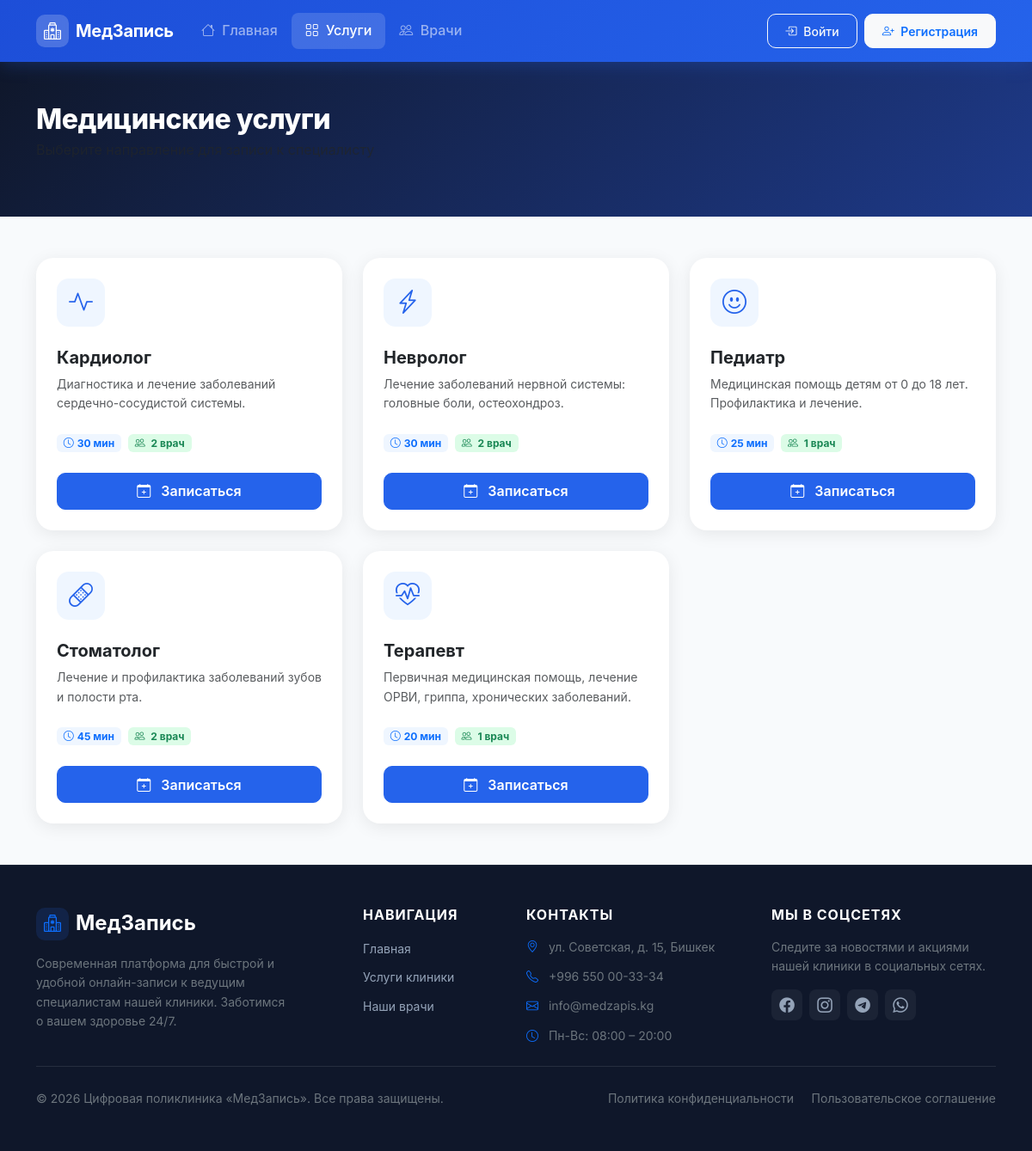
Page /services/ on the committed database.
### queue_app/models.py (models this page shows, shortened)
class Service(models.Model):
    name = models.CharField(max_length=100, verbose_name='Название услуги')
    description = models.TextField(blank=True, verbose_name='Описание')
    icon = models.CharField(
        max_length=50,
        default='bi-heart-pulse',
        verbose_name='Bootstrap иконка',
        help_text='Например: bi-heart-pulse, bi-bandaid, bi-clipboard2-pulse'
    )
    duration_minutes = models.PositiveIntegerField(
        default=30,
        verbose_name='Длительность приёма (мин)'
    )
    is_active = models.BooleanField(default=True, verbose_name='Активна')
    created_at = models.DateTimeField(auto_now_add=True)
    class Meta:
        verbose_name = 'Услуга'
        verbose_name_plural = 'Услуги'
        ordering = ['name']

### queue_app/views.py (the view)
# urls.py: path('services/', views.services_view, name='services'),
def services_view(request):
    services = Service.objects.filter(is_active=True).prefetch_related('specialists')
    return render(request, 'queue_app/services.html', {'services': services})

### templates/queue_app/services.html (shortened to what this page needs)
{% extends 'base.html' %}
{% block content %}
<div class="page-header py-5">
    <div class="container">
        <h1 class="page-title">Медицинские услуги</h1>
        <p class="text-muted">Выберите направление для записи к специалисту</p>
    </div>
</div>
<div class="container py-5">
    <div class="row g-4">
        {% for service in services %}
        <div class="col-md-6 col-lg-4">
            <div class="service-card card border-0 h-100 hover-lift">
                <div class="card-body p-4">
                    <div class="service-icon-wrap mb-4">
                        <i class="bi {{ service.icon }}"></i>
                    </div>
                    <h2 class="h5 fw-bold mb-2">{{ service.name }}</h2>
                    <p class="text-muted small mb-4">
                        {{ service.description|default:"Консультация специалиста."|truncatechars:150 }}
                    </p>
                    <div class="d-flex flex-wrap gap-2 mb-4">
                        <span class="badge bg-primary-soft text-primary">
                            <i class="bi bi-clock me-1"></i>{{ service.duration_minutes }} мин
                        </span>
                        <span class="badge bg-success-soft text-success">
                            <i class="bi bi-people me-1"></i>
                            {{ service.specialists.count }}
                            врач{{ service.specialists.count|pluralize:",,а,ей" }}
                        </span>
                    </div>
                    <a href="{% url 'specialists_by_service' service.id %}" class="btn btn-primary w-100 fw-semibold">
                        <i class="bi bi-calendar-plus me-2"></i>
                        Записаться
                    </a>
                </div>
            </div>
        </div>
        {% endfor %}
    </div>
</div>
{% endblock %}

### static/css/style.css (style rules this page uses)
:root { --primary: #2563EB; --primary-dark: #1D4ED8; --primary-light: #EFF6FF; --success: #10B981; --warning: #F59E0B; --danger: #EF4444; --dark: #0F172A; --body-bg: #F8FAFC; --card-bg: #FFFFFF; --text-muted: #64748B; --border: #E2E8F0; --radius: 12px; --radius-lg: 20px; --shadow: 0 4px 20px rgba(0,0,0,0.08); --shadow-md: 0 8px 32px rgba(37,99,235,0.12); --font: 'Inter', -apple-system, BlinkMacSystemFont, sans-serif; }
*, *::before, *::after { box-sizing: border-box; }
html { scroll-behavior: smooth; }
body { font-family: var(--font); background-color: var(--body-bg); color: var(--dark); line-height: 1.6; min-height: 100vh; display: flex; flex-direction: column; }
.service-card { border-radius: var(--radius-lg) !important; box-shadow: var(--shadow); transition: transform 0.25s, box-shadow 0.25s; background: white; }
.service-icon-wrap { width: 56px; height: 56px; background: var(--primary-light); color: var(--primary); border-radius: 14px; display: flex; align-items: center; justify-content: center; font-size: 1.75rem; transition: transform 0.2s; }
.page-header { background: linear-gradient(135deg, #0F172A 0%, #1E3A8A 100%); color: white; }
.page-title { font-size: 2rem; font-weight: 800; letter-spacing: -0.5px; margin-bottom: 0.25rem; }
.bg-primary-soft { background: var(--primary-light) !important; }
.bg-success-soft { background: #DCFCE7 !important; }
.btn { border-radius: 10px; font-weight: 500; padding: 0.55rem 1.25rem; transition: all 0.2s; }
.btn-primary { background: var(--primary); border-color: var(--primary); }

### rows in the picture
Service: name "Кардиолог", description "Диагностика и лечение заболеваний сердечно-сосудистой системы.", duration_minutes "30", specialists.count "2"
Service: name "Невролог", description "Лечение заболеваний нервной системы: головные боли, остеохондроз.", duration_minutes "30", specialists.count "2"
Service: name "Педиатр", description "Медицинская помощь детям от 0 до 18 лет. Профилактика и лечение.", duration_minutes "25", specialists.count "1"
Service: name "Стоматолог", description "Лечение и профилактика заболеваний зубов и полости рта.", duration_minutes "45", specialists.count "2"
Service: name "Терапевт", description "Первичная медицинская помощь, лечение ОРВИ, гриппа, хронических заболеваний.", duration_minutes "20", specialists.count "1"
